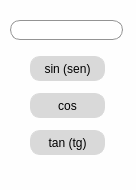
<?xml version="1.0" encoding="UTF-8"?>
<ui version="4.0">
 <class>TrigMaster</class>
 <widget class="QMainWindow" name="TrigMaster">
  <property name="geometry">
   <rect>
    <x>0</x>
    <y>0</y>
    <width>136</width>
    <height>190</height>
   </rect>
  </property>
  <property name="minimumSize">
   <size>
    <width>136</width>
    <height>190</height>
   </size>
  </property>
  <property name="maximumSize">
   <size>
    <width>136</width>
    <height>190</height>
   </size>
  </property>
  <property name="windowTitle">
   <string>TrigMaster</string>
  </property>
  <property name="styleSheet">
   <string notr="true">background-color: #fefefe;</string>
  </property>
  <widget class="QWidget" name="centralwidget">
   <property name="styleSheet">
    <string notr="true"/>
   </property>
   <widget class="QLineEdit" name="lineEdit">
    <property name="geometry">
     <rect>
      <x>10</x>
      <y>20</y>
      <width>113</width>
      <height>20</height>
     </rect>
    </property>
    <property name="styleSheet">
     <string notr="true">border-radius: 10;
border: 1px solid #949494;
background-color: #FFF;</string>
    </property>
   </widget>
   <widget class="QWidget" name="">
    <property name="geometry">
     <rect>
      <x>30</x>
      <y>50</y>
      <width>77</width>
      <height>111</height>
     </rect>
    </property>
    <layout class="QVBoxLayout" name="verticalLayout">
     <item>
      <widget class="QPushButton" name="pb_sin">
       <property name="minimumSize">
        <size>
         <width>75</width>
         <height>21</height>
        </size>
       </property>
       <property name="maximumSize">
        <size>
         <width>75</width>
         <height>25</height>
        </size>
       </property>
       <property name="styleSheet">
        <string notr="true">border: 1px solid #d9d9d9;
background-color: #d9d9d9;
border-radius: 10;</string>
       </property>
       <property name="text">
        <string>sin (sen)</string>
       </property>
      </widget>
     </item>
     <item>
      <widget class="QPushButton" name="pb_cos">
       <property name="minimumSize">
        <size>
         <width>75</width>
         <height>23</height>
        </size>
       </property>
       <property name="maximumSize">
        <size>
         <width>75</width>
         <height>25</height>
        </size>
       </property>
       <property name="styleSheet">
        <string notr="true">border: 1px solid #d9d9d9;
background-color: #d9d9d9;
border-radius: 10;</string>
       </property>
       <property name="text">
        <string>cos</string>
       </property>
      </widget>
     </item>
     <item>
      <widget class="QPushButton" name="pb_tan">
       <property name="minimumSize">
        <size>
         <width>75</width>
         <height>23</height>
        </size>
       </property>
       <property name="maximumSize">
        <size>
         <width>75</width>
         <height>25</height>
        </size>
       </property>
       <property name="styleSheet">
        <string notr="true">border: 1px solid #d9d9d9;
background-color: #d9d9d9;
border-radius: 10;</string>
       </property>
       <property name="text">
        <string>tan (tg)</string>
       </property>
      </widget>
     </item>
    </layout>
   </widget>
  </widget>
 </widget>
 <tabstops>
  <tabstop>lineEdit</tabstop>
  <tabstop>pb_sin</tabstop>
  <tabstop>pb_cos</tabstop>
  <tabstop>pb_tan</tabstop>
 </tabstops>
 <resources/>
 <connections/>
</ui>
